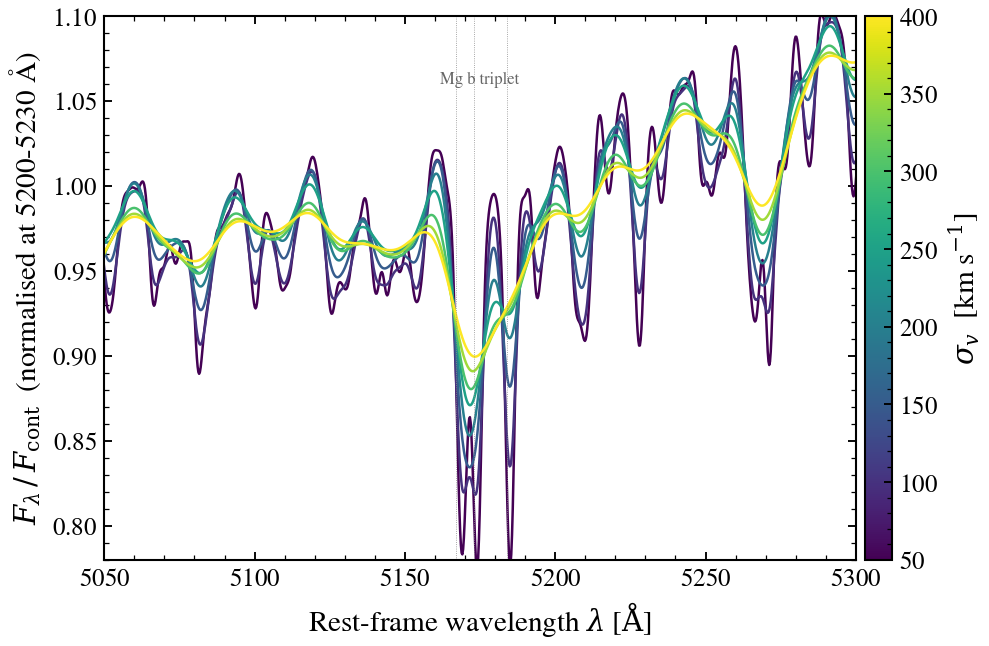

The script that saved this image:
"""
Velocity-dispersion broadening of stellar absorption features
================================================================

The Mg b 5170 Å region of an old stellar population observed at
spectral resolution R = 3000, convolved with increasing stellar
velocity dispersion ``σ_v`` from 50 to 400 km/s. The classic kinematic
diagnostic — line core depth tracks σ_v, asymmetric wings appear with
rotational broadening (not modelled here, sigma only).
"""

import os

os.environ["TF_CPP_MIN_LOG_LEVEL"] = "2"  # suppress XLA/PjRt C++ INFO+WARNING logs

import warnings

import jax
import jax.numpy as jnp
import matplotlib as mpl
import matplotlib.pyplot as plt
import numpy as np

import tengri
from tengri.analysis.plotting import setup_style

setup_style()
warnings.filterwarnings("ignore", message=".*BakedInBackend.*")


SIGMA_GRID = np.linspace(50.0, 400.0, 8)
Z = 0.05  # avoid predict_spectrum NaN at z=0
WAVE_OBS = jnp.linspace(5000 * (1 + Z), 5350 * (1 + Z), 1400)
WAVE_REST = np.asarray(WAVE_OBS) / (1 + Z)

ssp = tengri.load_ssp()
spec = tengri.Spectroscopy(wave_obs=WAVE_OBS, resolution=3000.0)
obs = tengri.Observation(spectroscopy=spec)
model = tengri.SEDModel.build(
    ssp,
    observation=obs,
    sfh={"type": "tsnorm", "*": tengri.FIXED, "peak_lbt_gyr": 7.0,
         "width_gyr": 1.5, "log_peak_sfr": 1.0,
         "skew": 0.0, "trunc": 13.5},
    dust={"type": "two_component", "*": tengri.FIXED,
          "tau_diff": 0.0, "tau_bc": 0.0},
    redshift=tengri.Fixed(0.05),
)
baseline = dict(model.spec.sample(jax.random.PRNGKey(0)))

norm = mpl.colors.Normalize(vmin=SIGMA_GRID.min(), vmax=SIGMA_GRID.max())
cmap = plt.get_cmap("viridis")

fig, ax = plt.subplots(figsize=(7.0, 4.6))
for sigma in SIGMA_GRID:
    params = {**baseline, "sigma_v_kms": jnp.float64(sigma)}
    spec_out = model.predict_spectrum(params, wave_obs=WAVE_OBS)
    flux = np.asarray(spec_out)
    cont_mask = (WAVE_REST >= 5200) & (WAVE_REST <= 5230)
    f_cont = np.median(flux[cont_mask])
    ax.plot(WAVE_REST, flux / f_cont, color=cmap(norm(sigma)), lw=1.2)

ax.axvline(5167, color="0.55", lw=0.4, ls=":")
ax.axvline(5173, color="0.55", lw=0.4, ls=":")
ax.axvline(5184, color="0.55", lw=0.4, ls=":")
ax.text(5175, 1.06, "Mg b triplet", fontsize=8, color="0.4", ha="center")

ax.set(xlim=(5050, 5300), ylim=(0.78, 1.10),
       xlabel=r"Rest-frame wavelength $\lambda$ [$\mathrm{\AA}$]",
       ylabel=r"$F_\lambda\,/\,F_{\rm cont}$  (normalised at 5200-5230 Å)")
cb = fig.colorbar(plt.cm.ScalarMappable(norm=norm, cmap=cmap), ax=ax, pad=0.01)
cb.set_label(r"$\sigma_v$  [km s$^{-1}$]")

fig.tight_layout()
plt.savefig("plot_sigma_v_absorption_broadening.png", dpi=150,
            bbox_inches="tight")
